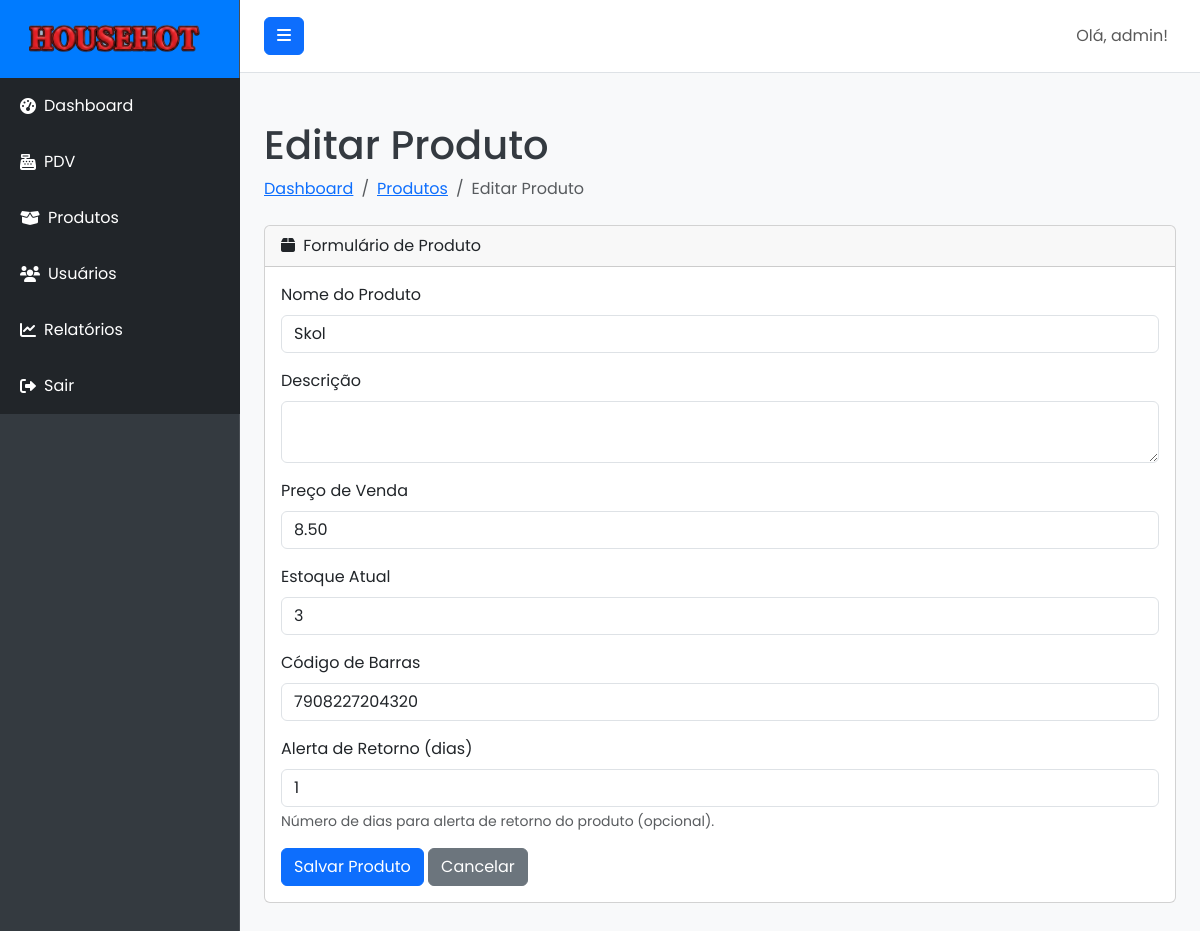
The page /product/edit/1 (signed in) on the database as committed earlier.
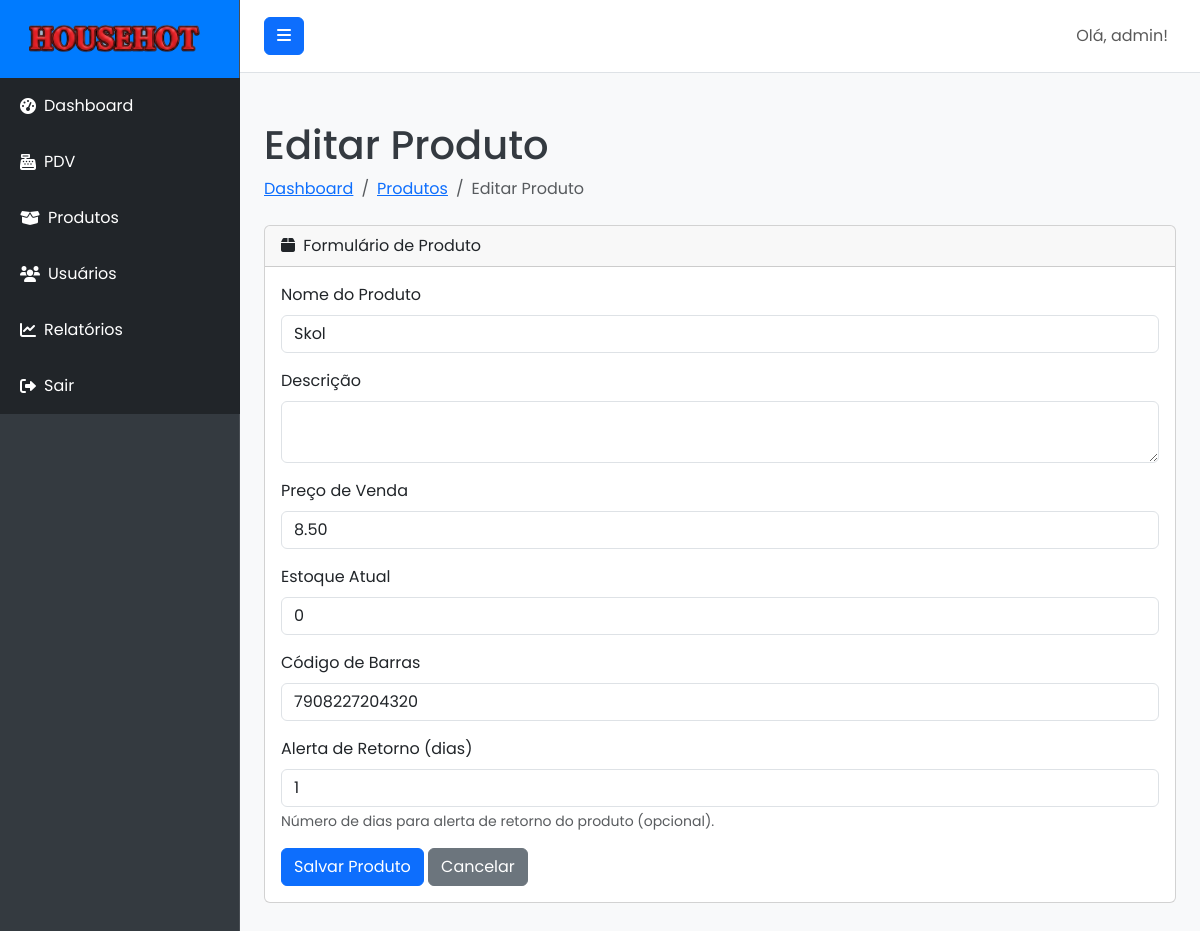
The same page on the database as committed later.
### models.py (models this page shows)
class Product(db.Model):
    __tablename__ = 'products'
    id = db.Column(db.Integer, primary_key=True)
    name = db.Column(db.String(120), nullable=False)
    description = db.Column(db.Text, nullable=True)
    price = db.Column(db.Float, nullable=False)
    stock = db.Column(db.Integer, default=0, nullable=False)
    barcode = db.Column(db.String(100), unique=True, nullable=True)
    return_alert_days = db.Column(db.Integer, nullable=True)
    created_at = db.Column(db.DateTime, default=datetime.utcnow)
    sale_items = db.relationship('SaleItem', backref='product', lazy=True)

### routes.py (the view)
@main_bp.route('/product/edit/<int:product_id>', methods=['GET', 'POST'])
@admin_required
def edit_product(product_id):
    product = Product.query.get_or_404(product_id)
    form = ProductForm(obj=product)
    if form.validate_on_submit():
        form.populate_obj(product)
        if not product.barcode or not product.barcode.strip(): product.barcode = f"INT-{int(time.time())}"
        db.session.commit()
        return redirect(url_for('main.products'))
    return render_template('add_edit_product.html', title='Editar Produto', form=form)

### forms.py
class ProductForm(FlaskForm):
    name = StringField('Nome do Produto', validators=[DataRequired()])
    description = TextAreaField('Descrição', validators=[Optional()])
    price = DecimalField('Preço de Venda', validators=[DataRequired(), NumberRange(min=0, message='O preço deve ser positivo.')])
    stock = IntegerField('Estoque Atual', validators=[DataRequired(), NumberRange(min=0, message='O estoque não pode ser negativo.')])
    barcode = StringField('Código de Barras', validators=[Optional()])
    return_alert_days = IntegerField('Alerta de Retorno (dias)', validators=[Optional(), NumberRange(min=0, message='O número de dias deve ser positivo.')],
                                     description='Número de dias para alerta de retorno do produto (opcional).')
    submit = SubmitField('Salvar Produto')

### models.py (called while the page is built)
    def is_admin(self):
        return self.role == 'admin'

### templates/add_edit_product.html (shortened to what this page needs)
{% extends "base.html" %}
{% block content %}
<div class="container-fluid">
    <h1 class="mt-4">{{ title }}</h1>
    <ol class="breadcrumb mb-4">
        <li class="breadcrumb-item"><a href="{{ url_for('main.dashboard') }}">Dashboard</a></li>
        <li class="breadcrumb-item"><a href="{{ url_for('main.products') }}">Produtos</a></li>
        <li class="breadcrumb-item active">{{ title }}</li>
    </ol>
    <div class="card mb-4">
        <div class="card-header">
            <i class="fas fa-box me-1"></i>
            Formulário de Produto
        </div>
        <div class="card-body">
            <form method="POST">
                <div class="mb-3">
                    {{ form.name.label(class="form-label") }}
                    {{ form.name(class="form-control") }}
                </div>
                <div class="mb-3">
                    {{ form.description.label(class="form-label") }}
                    {{ form.description(class="form-control") }}
                </div>
                <div class="mb-3">
                    {{ form.price.label(class="form-label") }}
                    {{ form.price(class="form-control") }}
                </div>
                <div class="mb-3">
                    {{ form.stock.label(class="form-label") }}
                    {{ form.stock(class="form-control") }}
                </div>
                <div class="mb-3">
                    {{ form.barcode.label(class="form-label") }}
                    {{ form.barcode(class="form-control") }}
                </div>
                <div class="mb-3">
                    {{ form.return_alert_days.label(class="form-label") }}
                    {{ form.return_alert_days(class="form-control") }}
                    <div class="form-text text-muted">{{ form.return_alert_days.description }}</div>
                </div>
                {{ form.submit(class="btn btn-primary") }}
                <a href="{{ url_for('main.products') }}" class="btn btn-secondary">Cancelar</a>
            </form>
        </div>
    </div>
</div>
{% endblock %}

Rows that differ between the two databases and show on the page:
changed Product "Skol": stock "3" → "0"
